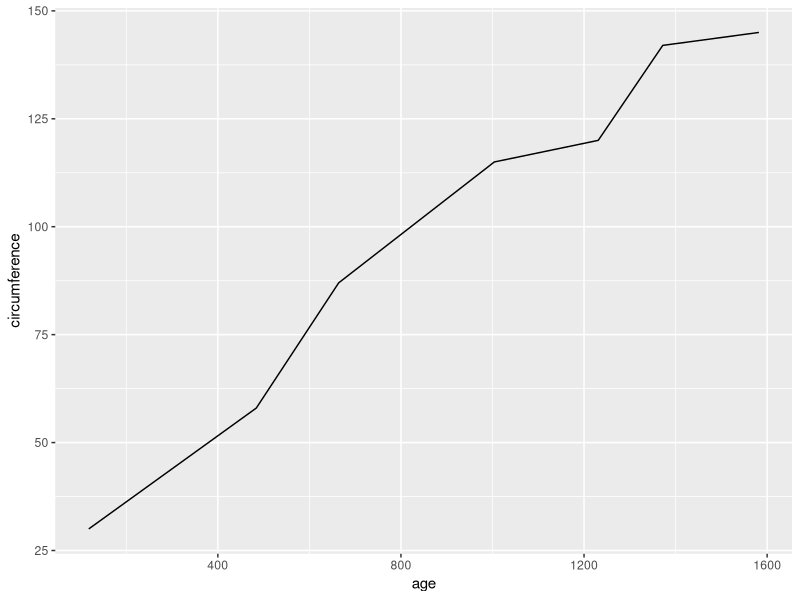
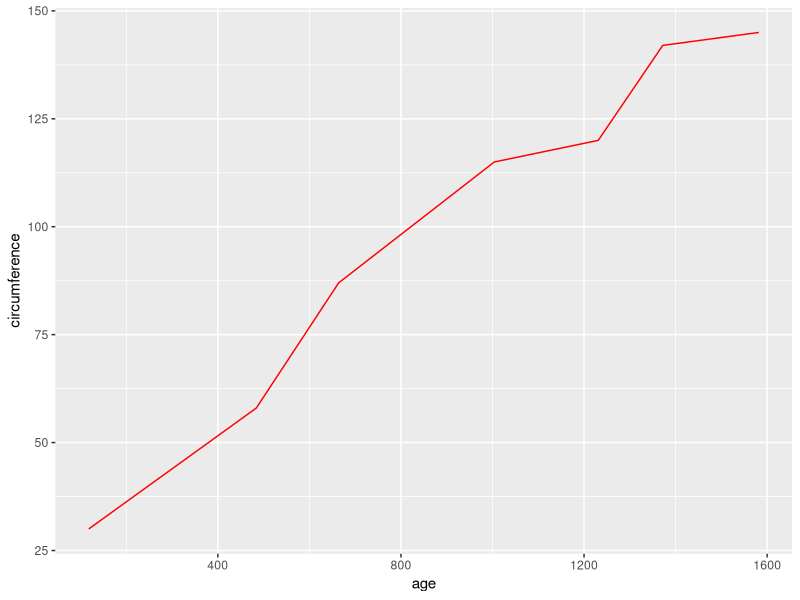
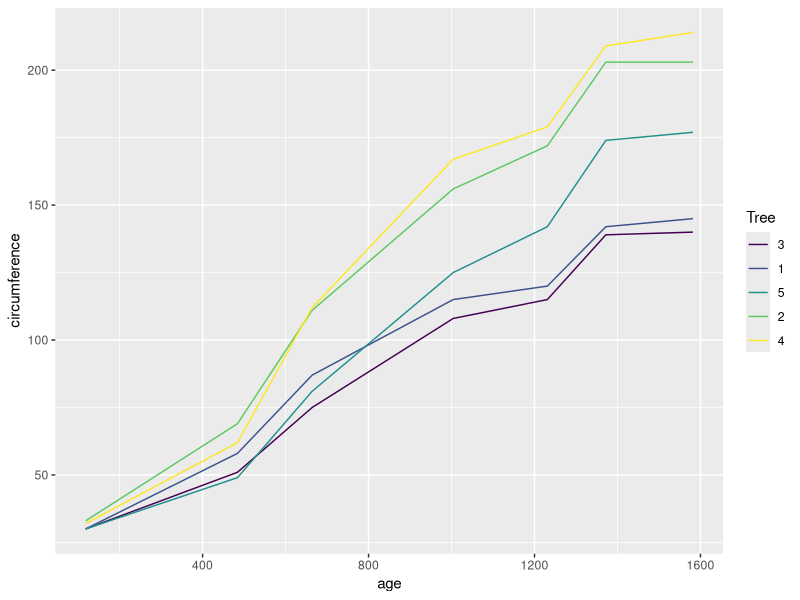
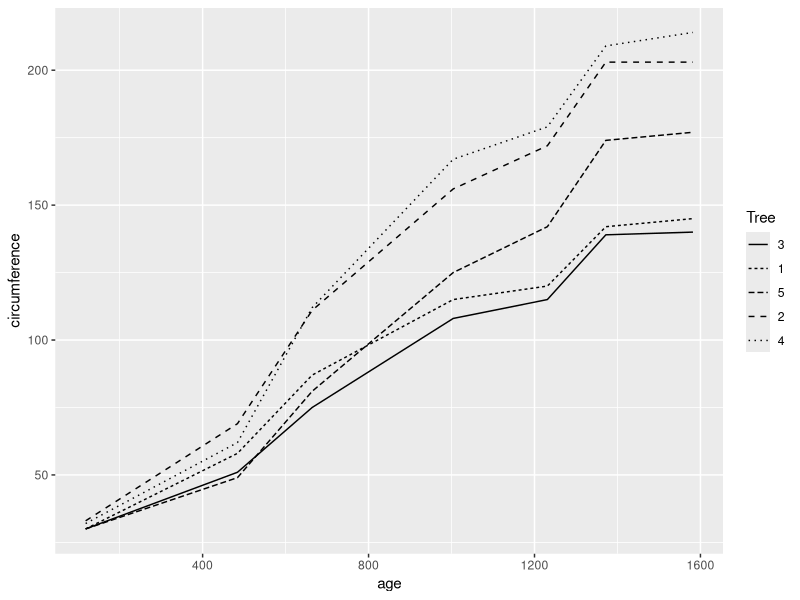
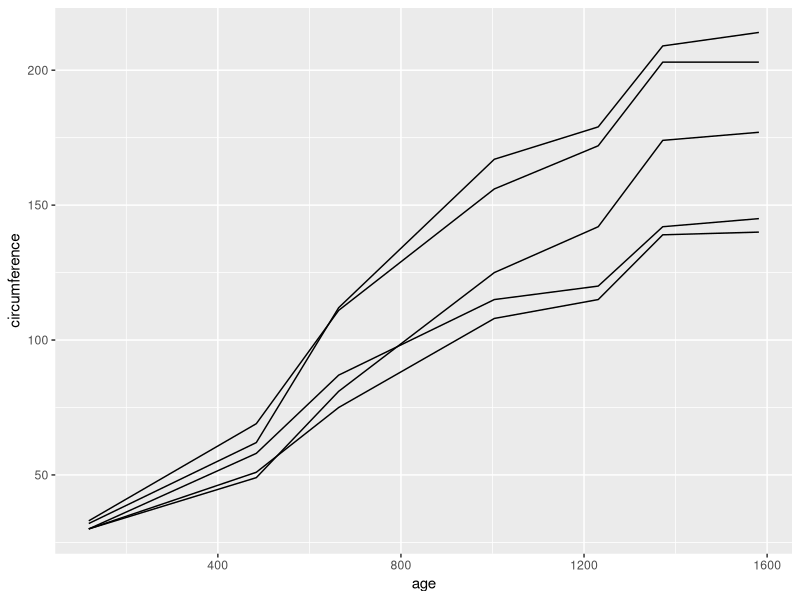
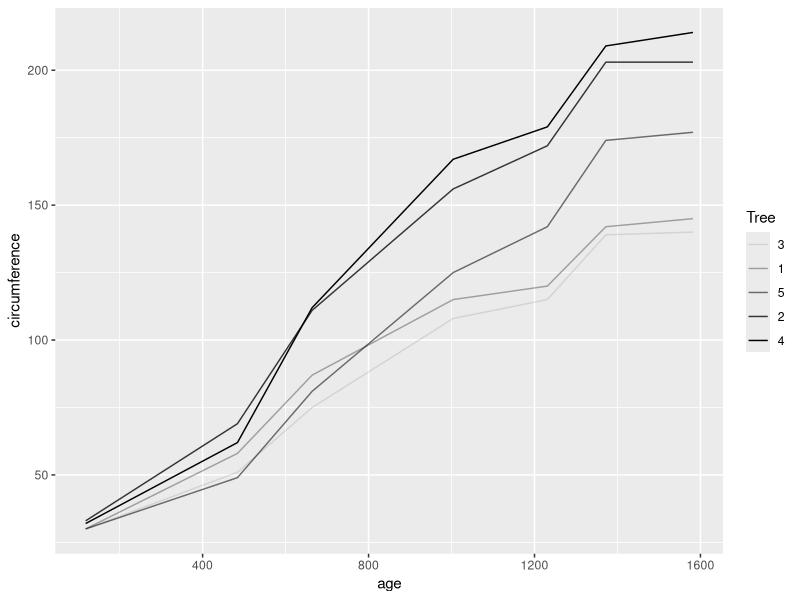
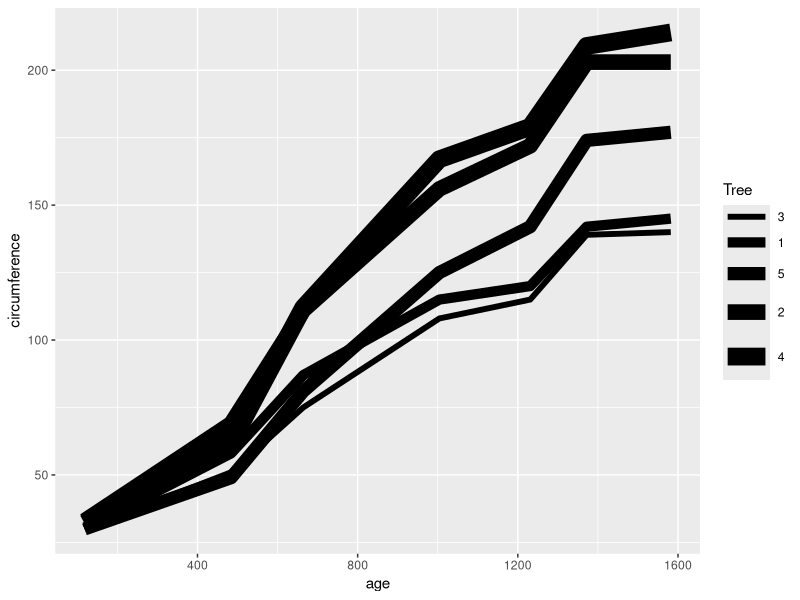
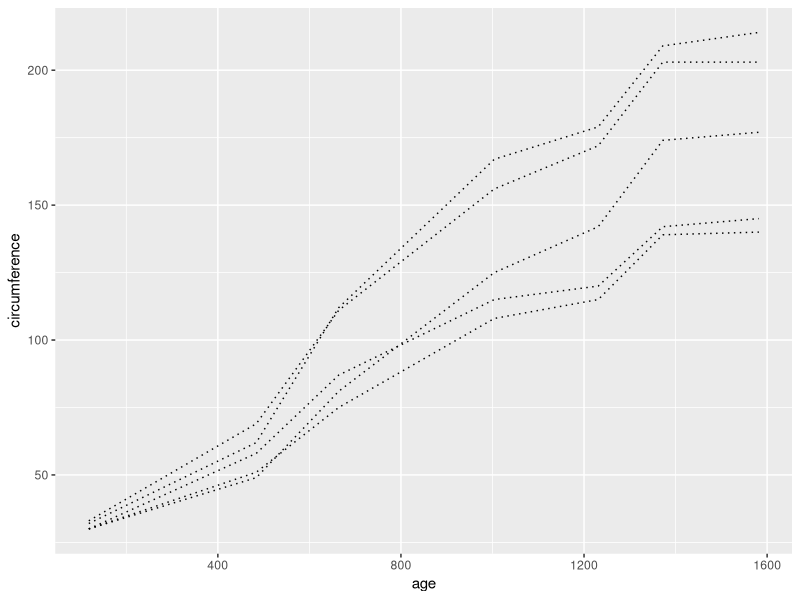

The R source for these figures, in order:
## ---- chunk 1
knitr::opts_chunk$set(fig.width=5, fig.height=3, fig.align = 'center',
                      error=FALSE, warning=FALSE, message=FALSE, dpi=300)

# Inelegant solution to font dependency issues
options(device = function(file, width, height) {
  png(tempfile(), width = width, height = height)
})

## ---- chunk 2
library(tidyverse)

# Filter the data we need
tree_1 <- filter(Orange, Tree == 1)

# Graph the data
ggplot(tree_1) +
    geom_line(aes(x = age, y = circumference))
## ---- chunk 3
# Filter the data we need
tree_1 <- filter(Orange, Tree == 1)

# Graph the data
ggplot(tree_1) +
    geom_line(aes(x = age, y = circumference), color = 'red')
## ---- chunk 4
# Graph different data
ggplot(Orange) +
    geom_line(aes(x = age, y = circumference, color = Tree))
## ---- chunk 5
ggplot(Orange) +
    geom_line(aes(x = age, y = circumference, linetype = Tree))
## ---- chunk 6
ggplot(Orange) +
    geom_line(aes(x = age, y = circumference, group = Tree))
## ---- chunk 7
ggplot(Orange) +
    geom_line(aes(x = age, y = circumference, alpha = Tree))
## ---- chunk 8
ggplot(Orange) +
    geom_line(aes(x = age, y = circumference, size = Tree))
## ---- chunk 9
ggplot(Orange) +
    geom_line(aes(x = age, y = circumference, group = Tree), linetype = 'dotted')
## ---- chunk 10
ggplot(Orange) +
    geom_line(aes(x = age, y = circumference, color = 'red'))
